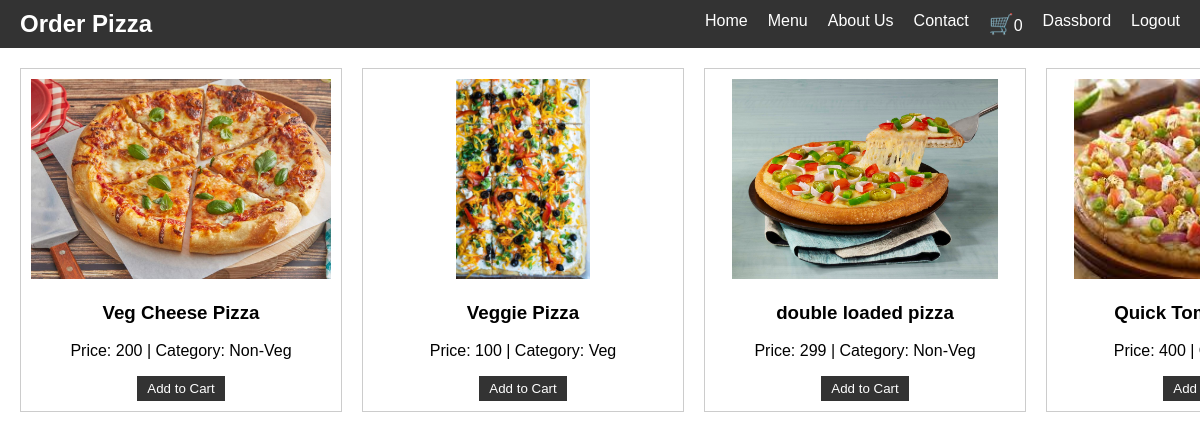
Screenshot of / (signed in) with the database file from the repository.
### app/models.py (models this page shows)
class BaseModel(models.Model):
    uid=models.UUIDField(default=uuid.uuid4,editable=False,primary_key=True)
    created_at=models.DateField(auto_now_add=True)
    update_at=models.DateField(auto_now_add=True)
    class Meta:
        abstract=True

class Pizza(BaseModel):
    category=models.ForeignKey(PizaaCategory,on_delete=models.CASCADE,related_name="pizzas")
    pizza_name=models.CharField(max_length=100)
    price=models.IntegerField(default=100)
    image=models.ImageField(upload_to="pizza")

class PizaaCategory(BaseModel):
    category_name=models.CharField(max_length=100)

### app/views.py (the view)
# urls.py: path("", views.index),
def index(request):
    pizza_list=Pizza.objects.all()
    context={"pizza_list":pizza_list}
    return render(request,"app/index.html",context)

### template/app/index.html (shortened to what this page needs)
<!DOCTYPE html>
<html>
<head>
    {% extends "app/base.html" %}
    {% block start %}
</head>
<body>
<div class="grid-container">
    {% for pizza in pizza_list %}
    <div class="pizza-item">
        <img class="pizza-image" src="/media/{{ pizza.image }}" alt="{{ pizza.pizza_name }}">
        <div class="pizza-details">
            <h3>{{ pizza.pizza_name }}</h3>
            <p>Price: {{ pizza.price }} | Category: {{ pizza.category.category_name }}</p>
            <a href="{% url 'add_cart' pizza.uid %}"><button class="add-to-cart">Add to Cart</button></a>
        </div>
    </div>
    {% endfor %}
</div>
</body>
{% endblock %}

### template/app/base.html (shortened to what this page needs)
<!DOCTYPE html>
<html>
<head>
</head>
<body>
    <nav>
        <div class="logo">Order Pizza</div>
        <ul>
            <li><a href="/">Home</a></li>
            <li><a href="#">Menu</a></li>
            <li><a href="#">About Us</a></li>
            <li><a href="#">Contact</a></li>
            <li><a href="{% url 'cart' %}"><span class="cart-icon">🛒</span></a>{{request.user.get_cart_count}}</li>
            {% if request.user.is_authenticated %}
            <li><a href="{% url 'orders' %}" class="btn btn-primary">Dassbord</a></li>
            <li><a href="{% url 'logout_view' %}" class="btn btn-primary">Logout</a></li>
            {% else %}
            <li><a href="{% url 'login_page' %}">Login</a></li>
            <li><a href="{% url 'register_page' %}">Signup</a></li>
            {% endif %}
        </ul>
    </nav>
    {% block start %}
    {% endblock %}
</body>
</html>

### template/app/base.html (style rules this page uses)
body { font-family: Arial, sans-serif; margin: 0; padding: 0; }
nav { background-color: #333; color: #fff; display: flex; justify-content: space-between; align-items: center; padding: 10px 20px; }
nav ul { list-style: none; margin: 0; padding: 0; display: flex; }
nav ul li { margin-right: 20px; }
nav ul li:last-child { margin-right: 0; }
nav ul li a { color: #fff; text-decoration: none; }
.logo { font-size: 24px; font-weight: bold; }
.cart-icon { font-size: 20px; }

### template/app/index.html (style rules this page uses)
.grid-container { display: flex; gap: 20px; padding: 20px; overflow-x: auto; justify-content: flex-start; }
.pizza-item { border: 1px solid #ccc; padding: 10px; text-align: center; flex: 0 0 auto; width: 300px; }
.pizza-image { max-width: 100%; height: 200px; object-fit: cover; }
.pizza-details { margin-top: 10px; }
.add-to-cart { background-color: #333; color: #fff; border: none; padding: 5px 10px; cursor: pointer; }

### rows the page displays
Pizza: image (picture), pizza_name "Veg Cheese Pizza", price "200", category.category_name "Non-Veg"
Pizza: image (picture), pizza_name "Veggie Pizza", price "100", category.category_name "Veg"
Pizza: image (picture), pizza_name "double loaded pizza", price "299", category.category_name "Non-Veg"
Pizza: image (picture), pizza_name "Quick…", price "400"

### other values shown
{{ request.user.get_cart_count }} "0"
